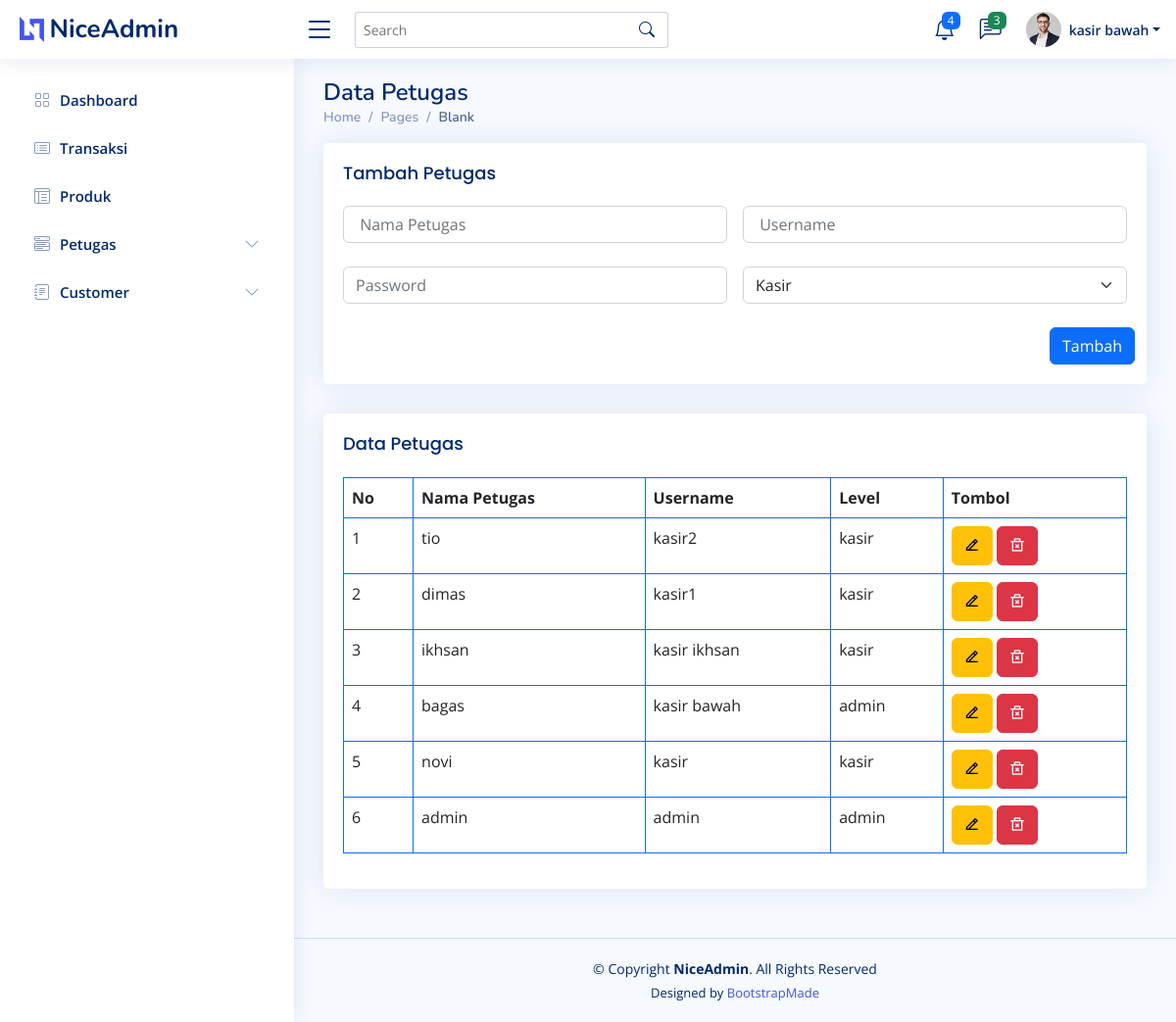
The page /register.php (signed in) on the database its author committed.
### tables this page shows
CREATE TABLE `user` (
  `id_user` int(11) NOT NULL,
  `username` varchar(30) NOT NULL,
  `password` varchar(32) NOT NULL,
  `nama` varchar(30) NOT NULL,
  `level` enum('admin','kasir') NOT NULL
);

### register.php (the view, shortened to what this page needs)
<?php
require_once('koneksi.php');
?>
<!DOCTYPE html>
<html lang="en">
<head>
    <?php
    require_once('assets/layout/css.php');
    ?>
</head>
<body>
    <header id="header" class="header fixed-top d-flex align-items-center">
        <?php
        require_once('assets/layout/navbar.php');
        ?>
    </header>
    <?php
    require_once('assets/layout/sidebar.php');
    ?>
    <main id="main" class="main">
        <div class="pagetitle">
            <h1>Data Petugas</h1>
            <nav>
                <ol class="breadcrumb">
                    <li class="breadcrumb-item"><a href="index.html">Home</a></li>
                    <li class="breadcrumb-item">Pages</li>
                    <li class="breadcrumb-item active">Blank</li>
                </ol>
            </nav>
        </div>
        <section class="section">
            <div class="row">
                <div class="col-lg-12">
                    <div class="card">
                        <div class="card-body">
                            <h5 class="card-title">Tambah Petugas</h5>
                            <form class="row g-3" action="user_function.php" method="post">
                                <div class="col-md-6 mb-2">
                                    <input type="text" class="form-control" name="nama" placeholder=" Nama Petugas">
                                </div>
                                <div class="col-md-6 mb-2">
                                    <input type="text" class="form-control" name="username" placeholder=" Username">
                                </div>
                                <div class="col-md-6 mb-2">
                                    <input type="text" class="form-control" name=" password" placeholder="Password">
                                </div>
                                <div class="col-md-6">
                                    <select name="level" class="form-select form-control">
                                        <option value="kasir">Kasir</option>
                                    </select>
                                </div>
                                <div class="modal-footer">
                                    <button type="submit" class="btn btn-primary" name="register">Tambah </button>
                                </div>
                            </form>
                        </div>
                    </div>
                </div>
                <div class="col-lg-12">
                    <div class="card">
                        <div class="card-body">
                            <h5 class="card-title">Data Petugas</h5>
                            <table class="table table-bordered border-primary">
                                <thead>
                                    <tr>
                                        <th scope="col">No</th>
                                        <th scope="col">Nama Petugas</th>
                                        <th scope="col">Username</th>
                                        <th scope="col">Level</th>
                                        <th scope="col">Tombol</th>
                                    </tr>
                                </thead>
                                <tbody>
                                    <?php
                                    $ambilsemuadata = mysqli_query($conn,  "select * from user order by username DESC ");
                                    $no = 1;
                                    while ($data = mysqli_fetch_array($ambilsemuadata)) {
                                        $id_user = $data['id_user'];
                                        $nama = $data['nama'];
                                        $username = $data['username'];
                                        $level = $data['level'];
                                    ?>
                                        <tr>
                                            <td><?= $no++; ?></td>
                                            <td><?= $nama; ?></td>
                                            <td><?= $username; ?></td>
                                            <td><?= $level; ?></td>
                                            <td>
                                                <button type="button" class="btn btn-warning" data-bs-toggle="modal" data-bs-target="#Edit<?= $id_user ?> "><i class=" ri-edit-2-line"></i></button>
                                                <a onclick="return confirm('Apakah anda yakin ingin menghapus?')" class="btn btn-danger" href="user_function.php?hapus_user=<?= $id_user ?>"><i class=" ri-delete-bin-2-line"></i></a>
                                            </td>
                                        </tr>
                                    <?php } ?>
                                </tbody>
                            </table>
                        </div>
                    </div>
                </div>
            </div>
        </section>
    </main>
    <footer id="footer" class="footer">
        <div class="copyright">
            &copy; Copyright <strong><span>NiceAdmin</span></strong>. All Rights Reserved
        </div>
        <div class="credits">
            Designed by <a href="https://bootstrapmade.com/">BootstrapMade</a>
        </div>
    </footer>
</body>
</html>

### assets/css/style.css (style rules this page uses)
:root { scroll-behavior: smooth; }
body { font-family: "Open Sans", sans-serif; background: #f6f9ff; color: #444444; }
a { color: #4154f1; text-decoration: none; }
h1, h2, h3, h4, h5, h6 { font-family: "Nunito", sans-serif; }
#main { margin-top: 60px; padding: 20px 30px; transition: all 0.3s; }
.pagetitle { margin-bottom: 10px; }
.pagetitle h1 { font-size: 24px; margin-bottom: 0; font-weight: 600; color: #012970; }
.card { margin-bottom: 30px; border: none; border-radius: 5px; box-shadow: 0px 0 30px rgba(1, 41, 112, 0.1); }
.card-title { padding: 20px 0 15px 0; font-size: 18px; font-weight: 500; color: #012970; font-family: "Poppins", sans-serif; }
.card-body { padding: 0 20px 20px 20px; }
.breadcrumb { font-size: 14px; font-family: "Nunito", sans-serif; color: #899bbd; font-weight: 600; }
.breadcrumb a { color: #899bbd; transition: 0.3s; }
.breadcrumb .breadcrumb-item::before { color: #899bbd; }
.breadcrumb .active { color: #51678f; font-weight: 600; }
.header { transition: all 0.5s; z-index: 997; height: 60px; box-shadow: 0px 2px 20px rgba(1, 41, 112, 0.1); background-color: #fff; padding-left: 20px; }
@media (min-width: 1200px) { #main, #footer { margin-left: 300px; } }
.footer { padding: 20px 0; font-size: 14px; transition: all 0.3s; border-top: 1px solid #cddfff; }
.footer .copyright { text-align: center; color: #012970; }
.footer .credits { padding-top: 5px; text-align: center; font-size: 13px; color: #012970; }

### rows shown on the page
user: nama "tio", username "kasir2", level "kasir"
user: nama "dimas", username "kasir1", level "kasir"
user: nama "ikhsan", username "kasir ikhsan", level "kasir"
user: nama "bagas", username "kasir bawah", level "admin"
user: nama "novi", username "kasir", level "kasir"
user: nama "admin", username "admin", level "admin"

### other values the page prints
$_SESSION['username'] "kasir bawah"
